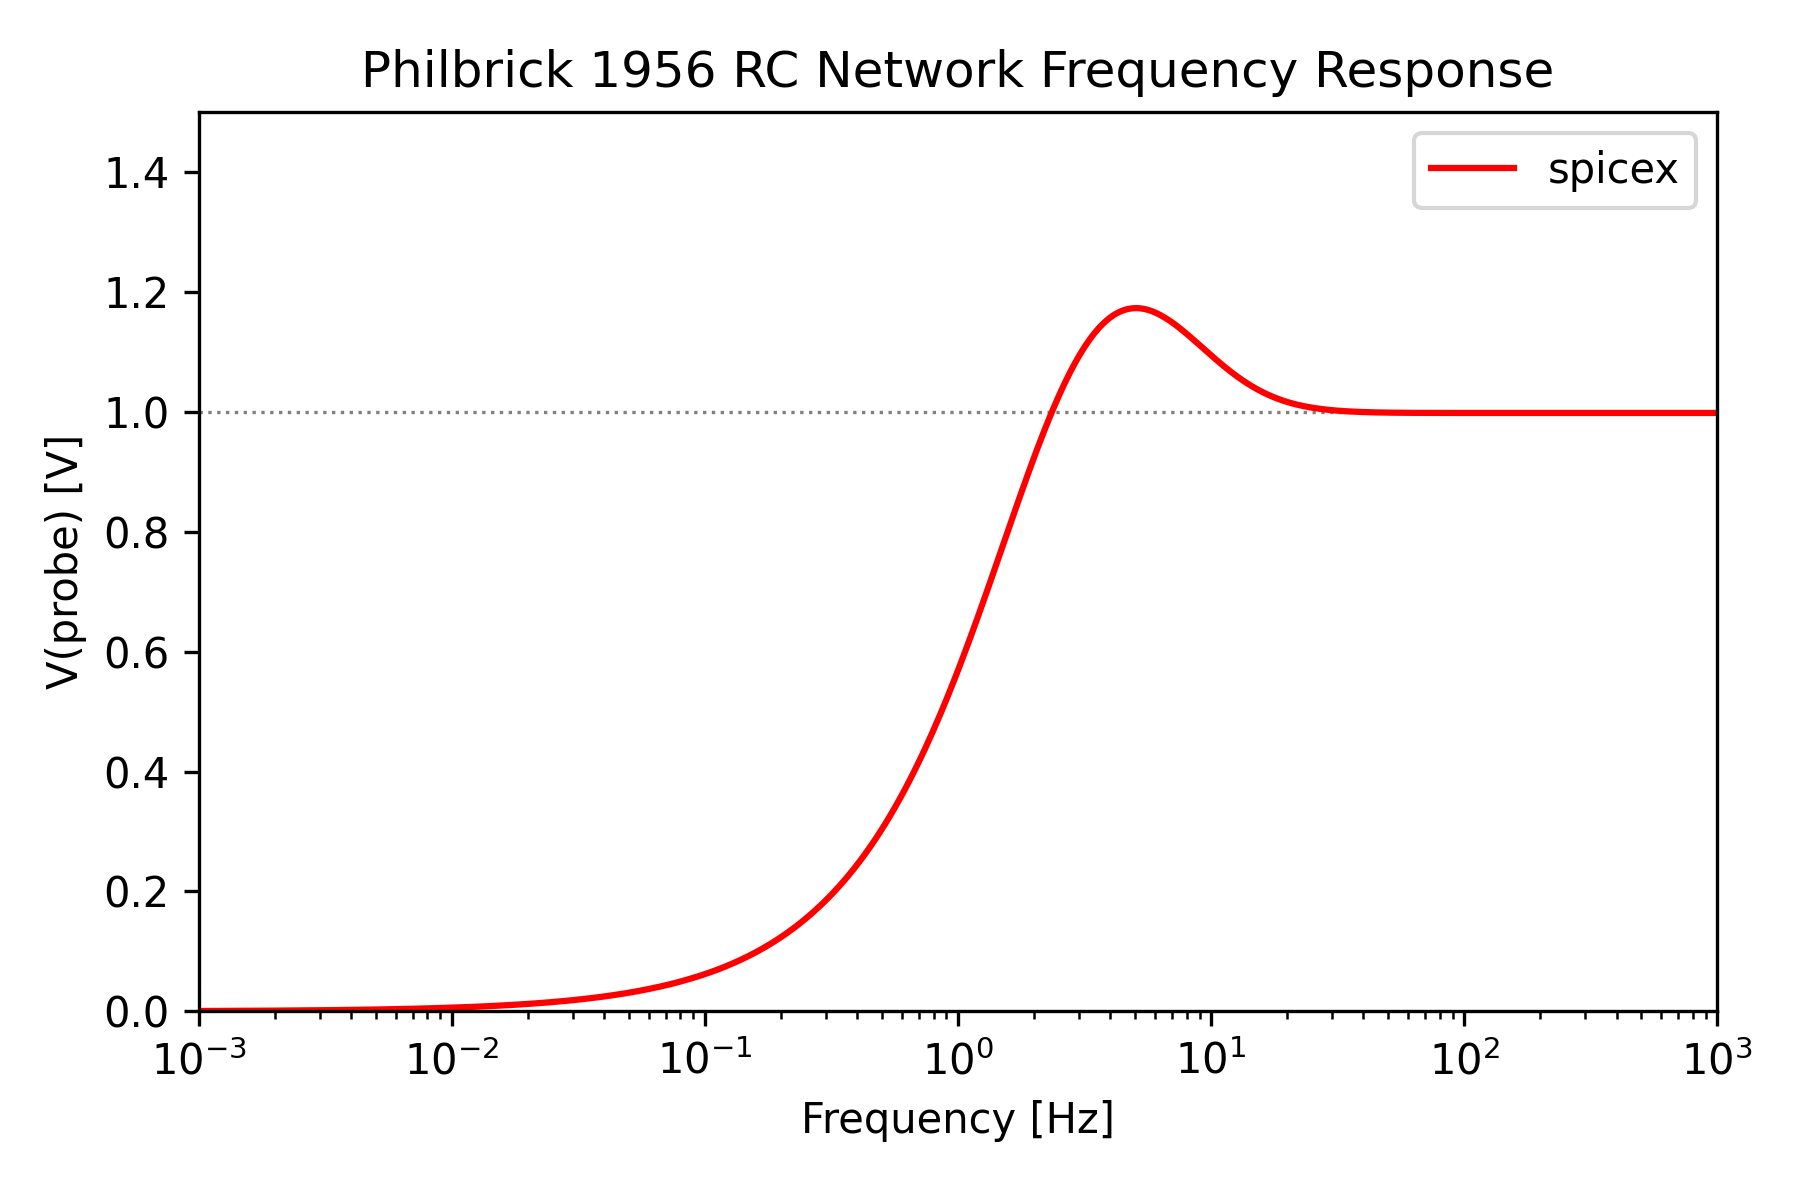

Generate this figure with Python:
import argparse
import jax
import jax.numpy as jnp
import spicex

jax.config.update("jax_enable_x64", True)

"""
Philbrick 1956 RC Network

AC frequency response of the three-resistor, three-capacitor RC network
patented by Philbrick in 1956. A 1 V source drives RSRC into a bus shared
by three parallel R-C branches feeding a resistive ladder (R2-R3-R4) that
is probed at V and terminated by RLOAD.

The bus reaches the ladder only through capacitors, so the network has no
DC path: gain -> 0 as f -> 0. At high frequency the capacitors short the
ladder onto the bus and, since RLOAD >> RSRC, gain -> 1. In between, the
three-section CR ladder produces a resonance-like peak above 1.

Philip Mocz (2026)

Usage:
  python philbrick_1956.py [--plot]
"""

RSRC = 1e3  # source resistance (Ohm)
C1 = 10e-9  # F
C2 = 20e-9  # F
C3 = 50e-9  # F
R2 = 3.3e6  # Ohm
R3 = 1.0e6  # Ohm
R4 = 510e3  # Ohm
RLOAD = 100e6  # Ohm
V_S = 1.0  # source amplitude (V)

F_MIN = 1e-3  # Hz
F_MAX = 1e3  # Hz
N_FREQ = 601


def build_circuit():
    # Nodes: 0=GND, 1=VSRC+, 2=RSRC/C1/C2/C3 bus,
    #        3=probe V (C1-R2-RLOAD), 4=R2-C2-R3 junction, 5=R3-C3-R4 junction
    circuit = spicex.Circuit(n_nodes=6)
    circuit.add_voltage_source(0, 1, V_S)
    circuit.add_resistor(1, 2, RSRC)
    circuit.add_capacitor(2, 3, C1)
    circuit.add_capacitor(2, 4, C2)
    circuit.add_capacitor(2, 5, C3)
    circuit.add_resistor(3, 4, R2)
    circuit.add_resistor(4, 5, R3)
    circuit.add_resistor(5, 0, R4)
    circuit.add_resistor(3, 0, RLOAD)
    return circuit


def main():
    freq = jnp.logspace(jnp.log10(F_MIN), jnp.log10(F_MAX), N_FREQ)
    omega = 2.0 * jnp.pi * freq

    def probe_at(w):
        v_nodes, _ = build_circuit().solve_ac(w)
        return v_nodes[3]

    v_probe = spicex.sweep(probe_at, omega)
    gain = jnp.abs(v_probe)

    peak_idx = int(jnp.argmax(gain))
    print(
        f"Peak gain: {float(gain[peak_idx]):.3f} V at f = {float(freq[peak_idx]):.3f} Hz"
    )

    above_unity = freq[gain > 1.0]
    if above_unity.size:
        print(
            f"Gain > 1.0 for f in [{float(above_unity[0]):.2f}, "
            f"{float(above_unity[-1]):.2f}] Hz"
        )

    return freq, v_probe


def plot(freq, v_probe):
    import matplotlib.pyplot as plt

    gain = jnp.abs(v_probe)

    fig, ax = plt.subplots(figsize=(6, 4))
    ax.axhline(1.0, color="gray", linewidth=0.8, linestyle=":")
    ax.plot(freq, gain, color="red", label="spicex")
    ax.set_xscale("log")
    ax.set_xlim(float(freq[0]), float(freq[-1]))
    ax.set_ylim(0.0, 1.5)
    ax.set_xlabel("Frequency [Hz]")
    ax.set_ylabel("V(probe) [V]")
    ax.set_title("Philbrick 1956 RC Network Frequency Response")
    ax.legend()
    plt.tight_layout()
    plt.savefig("philbrick_1956.png", dpi=300)
    plt.show()


if __name__ == "__main__":
    parser = argparse.ArgumentParser()
    parser.add_argument(
        "--plot", action="store_true", help="Plot |V(probe)| vs frequency"
    )
    args = parser.parse_args()

    freq, v_probe = main()

    if args.plot:
        plot(freq, v_probe)
